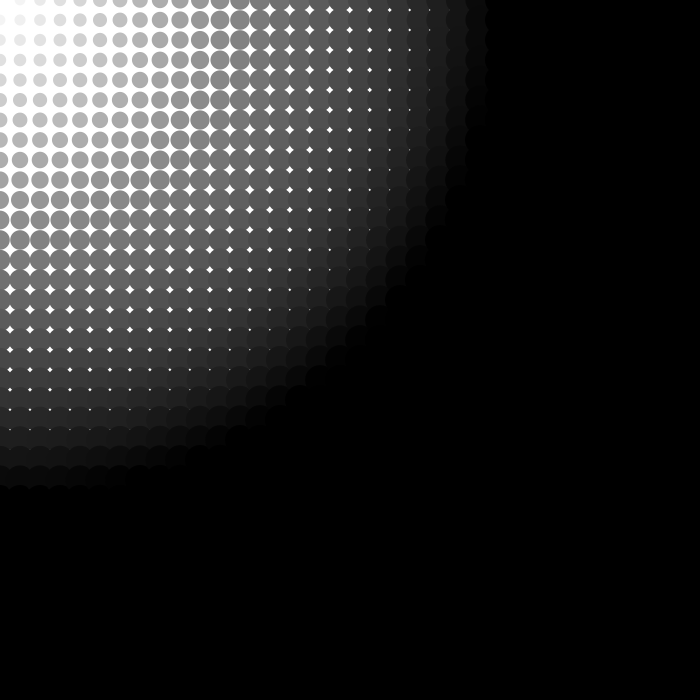
Frame 1 (no input)
Frame 60 (the mouse pressed at the canvas centre just before this capture): identical to frame 1, image omitted
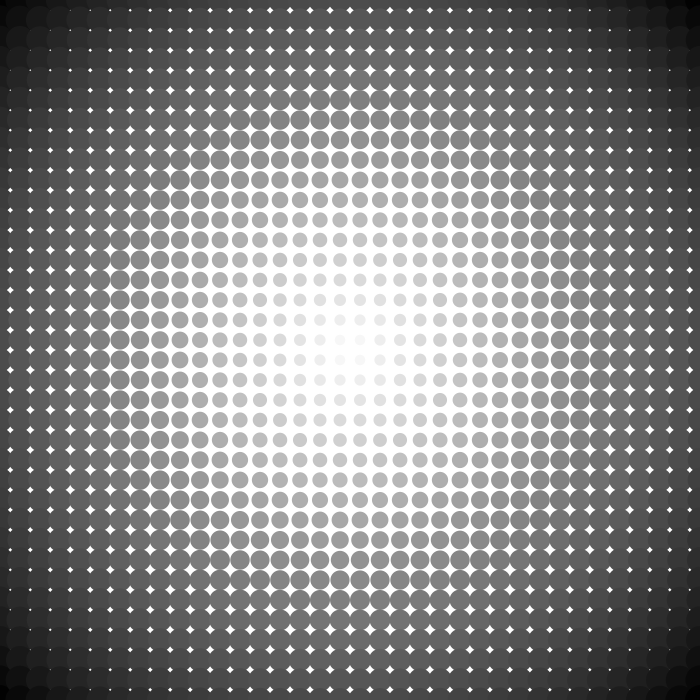
Frame 120 (the mouse held since frame 60 and released just before this capture)

The Processing sketch that drew these frames (run headless with seeded random() and noise(); from frame 60 on, the mouse is pressed at the canvas centre):

// Processing sketch: nestedForLoops2
// ── nestedForLoops2.pde
void setup() {
  size(700,700);
  noStroke();
}

void draw() {
  background(255);
  
  //loop 36 times in x and y
  for (int i = 0; i <= width; i += width/35) {
    for (int j = 0; j <= height; j += height/35) {
      
      //get the distance from the index to the mouse
      float d = dist(mouseX, mouseY, i, j);
      
      //fill a color based on the distance
      fill(map(d, 0, 500, 255, 0));
      
      //create a variable for size and map it to a value based on distance
      float s = map(d, 0, 1000, 10, 50);
      
      //draw an ellipse at the index positions with size s
      ellipse(i, j, s, s);
    }
  }
}
